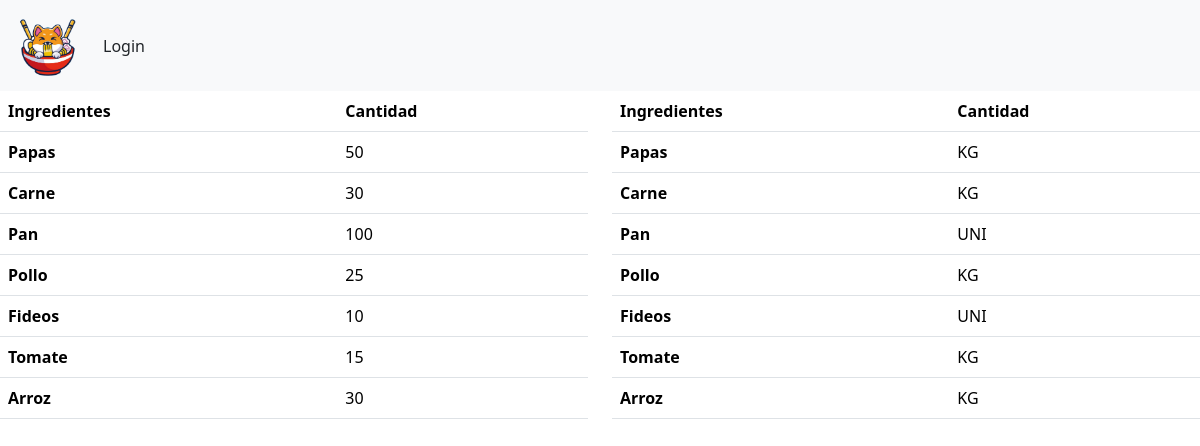
/listaringredientes, run on an earlier commit of the app's database.
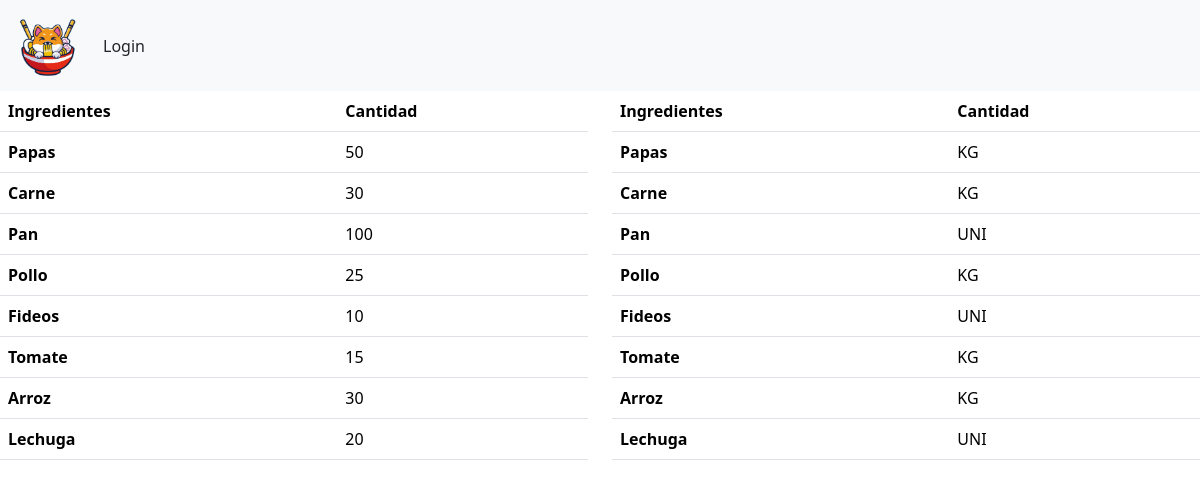
And on a later commit of the database.
### appweb/models.py (models this page shows, shortened)
class Bodega(models.Model):
    ID_Ing_Bod = models.AutoField(primary_key=True,help_text="Id del ingrediente en la bodega")
    Cantidad = models.IntegerField(help_text="Cantidad de ingredientes en bodega")
    ID_Ingrediente = models.ForeignKey(Ingredientes, on_delete=models.CASCADE, help_text="Id del ingrediente")

class Ingredientes(models.Model):
    ID_Ingrediente = models.AutoField(primary_key=True,help_text="Id del ingrediente")
    nombre = models.CharField(max_length=50 , help_text="nombre del ingrediente")
    Costo = models.IntegerField(help_text="Valor del ingrediente")
    unidad_medida = models.CharField(max_length=4 , help_text="Unidad de medida del ingrediente")
    def __str__(self):
        return self.nombre

### appweb/views.py (the view)
# urls.py: path('listaringredientes', listaringredientes, name='listaringredientes' ),
def listaringredientes (request):
    peticiones = Ingredientes.objects.all()
    ingredientes = Bodega.objects.all()
    data = {
        'mis_ingredientes' : ingredientes ,
        'mis_peticiones' : peticiones
    }
    return render(request,"mantenedor/admin/listaringredientes.html", data )

### appweb/templates/mantenedor/admin/listaringredientes.html
{% extends 'base.html' %}
{% block contenido %}
<div class="row">
  <div class="col-6">
    <table class="table">
        <thead>
          <tr>
            <th scope="col">Ingredientes</th>
            <th scope="col">Cantidad</th>
          </tr>
        </thead>
        <tbody>
            {% for i in mis_ingredientes %}
          <tr>
            <th scope="row"> {{ i.ID_Ingrediente }} </th>
            <td> {{ i.Cantidad }} </td>
          </tr>
          {% endfor %}
        </tbody>
      </table>
  </div>
  <div class="col-6">
    <table class="table">
      <thead>
        <tr>
          <th scope="col">Ingredientes</th>
          <th scope="col">Cantidad</th>
        </tr>
      </thead>
      <tbody>
          {% for e in mis_peticiones %}
        <tr>
          <th scope="row"> {{ e.nombre }} </th>
          <td> {{ e.unidad_medida }} </td>
        </tr>
        {% endfor %}
      </tbody>
    </table>
  </div>
</div>
  {% endblock %}

### appweb/templates/base.html (shortened to what this page needs)
<!DOCTYPE html>
<html lang="en">
<head>
  {% load static%}
  <link href="https://cdn.jsdelivr.net/npm/bootstrap@5.3.3/dist/css/bootstrap.min.css" rel="stylesheet">
  <link rel="stylesheet"  href="{% static 'design/design.css' %}">
  <link rel="stylesheet" href="https://cdnjs.cloudflare.com/ajax/libs/font-awesome/4.7.0/css/font-awesome.min.css">
</head>
<body>
  <nav class="navbar navbar-expand-lg bg-body-tertiary">
    <div class="container-fluid">
      <a class="navbar-brand" href="{% url 'index' %}"><img class="logo"src="{% static 'image/TecnoFood.png' %}" alt="Logo" style="width:75px;height:65px;"></a>
      <div class="collapse navbar-collapse" id="navbarSupportedContent">
        {% if user.is_authenticated and user.is_superuser == False %}
        <ul class="navbar-nav me-auto mb-2 mb-lg-0">
          <a class="nav-link" href="#" role="button" data-bs-toggle="dropdown" aria-expanded="false">
            Bienvenido {{user.username}}
          </a>
          <li class="nav-item">
            <a class="nav-link" href="">Compra en Linea</a>
          </li>
        </ul>
        {% else %}
        <a class="nav-link" href="{% url 'login' %}">Login</a>
      {% endif %}
      </div>
    </div>
  </nav>
  <main>
      {% block contenido %}
      {% endblock %}
  </main>
</body>
</html>

What changed in the data, as far as the page shows it:
added Bodega: ID_Ingrediente "Lechuga", Cantidad "20"
added Ingredientes: nombre "Lechuga", unidad_medida "UNI"
